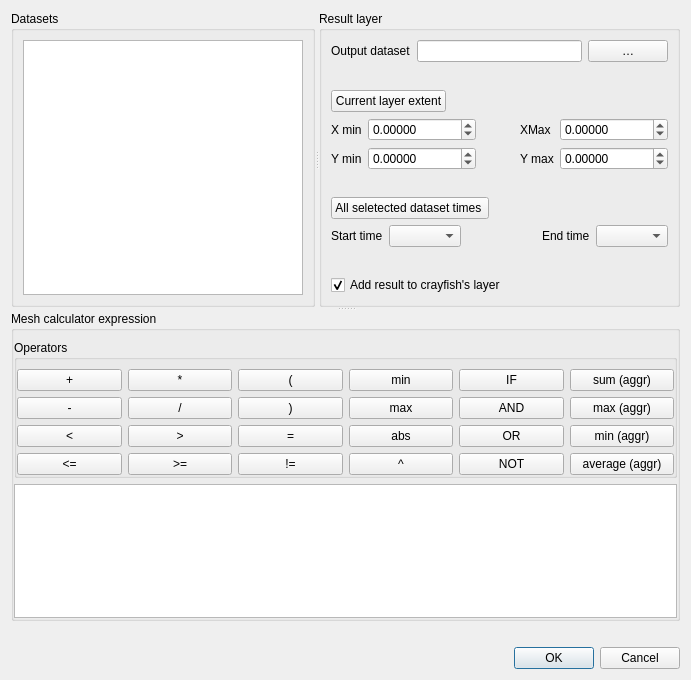
<?xml version="1.0" encoding="UTF-8"?>
<ui version="4.0">
 <class>MeshCalcDialogBase</class>
 <widget class="QDialog" name="MeshCalcDialogBase">
  <property name="geometry">
   <rect>
    <x>0</x>
    <y>0</y>
    <width>691</width>
    <height>680</height>
   </rect>
  </property>
  <property name="windowTitle">
   <string>Mesh calculator</string>
  </property>
  <layout class="QVBoxLayout" name="verticalLayout_3">
   <item>
    <widget class="QSplitter" name="splitter_2">
     <property name="orientation">
      <enum>Qt::Vertical</enum>
     </property>
     <widget class="QSplitter" name="splitter">
      <property name="orientation">
       <enum>Qt::Horizontal</enum>
      </property>
      <widget class="QGroupBox" name="mRasterBandsGroupBox">
       <property name="title">
        <string>Datasets</string>
       </property>
       <layout class="QGridLayout" name="gridLayout_2">
        <item row="0" column="0">
         <widget class="QListWidget" name="mDatasetsListWidget">
          <property name="editTriggers">
           <set>QAbstractItemView::DoubleClicked</set>
          </property>
          <property name="selectionMode">
           <enum>QAbstractItemView::NoSelection</enum>
          </property>
         </widget>
        </item>
       </layout>
      </widget>
      <widget class="QGroupBox" name="mResultGroupBox">
       <property name="title">
        <string>Result layer</string>
       </property>
       <layout class="QGridLayout" name="gridLayout_5">
        <item row="9" column="0">
         <widget class="QCheckBox" name="mAddDatasetToLayerCheckBox">
          <property name="text">
           <string>Add result to crayfish's layer</string>
          </property>
          <property name="checked">
           <bool>true</bool>
          </property>
         </widget>
        </item>
        <item row="5" column="0">
         <layout class="QHBoxLayout" name="horizontalLayout_2">
          <item>
           <widget class="QPushButton" name="mAllTimesButton">
            <property name="text">
             <string>All seletected dataset times </string>
            </property>
           </widget>
          </item>
          <item>
           <spacer name="horizontalSpacer_4">
            <property name="orientation">
             <enum>Qt::Horizontal</enum>
            </property>
            <property name="sizeHint" stdset="0">
             <size>
              <width>40</width>
              <height>20</height>
             </size>
            </property>
           </spacer>
          </item>
         </layout>
        </item>
        <item row="0" column="0">
         <layout class="QHBoxLayout" name="horizontalLayout">
          <item>
           <widget class="QLabel" name="mOutputDatasetLabel">
            <property name="text">
             <string>Output dataset</string>
            </property>
            <property name="buddy">
             <cstring>mOutputDatasetPushButton</cstring>
            </property>
           </widget>
          </item>
          <item>
           <widget class="QLineEdit" name="mOutputDatasetLineEdit"/>
          </item>
          <item>
           <widget class="QPushButton" name="mOutputDatasetPushButton">
            <property name="sizePolicy">
             <sizepolicy hsizetype="Preferred" vsizetype="Fixed">
              <horstretch>0</horstretch>
              <verstretch>0</verstretch>
             </sizepolicy>
            </property>
            <property name="minimumSize">
             <size>
              <width>20</width>
              <height>0</height>
             </size>
            </property>
            <property name="text">
             <string>…</string>
            </property>
           </widget>
          </item>
         </layout>
        </item>
        <item row="3" column="0">
         <layout class="QGridLayout" name="gridLayout_3">
          <item row="2" column="1">
           <widget class="QDoubleSpinBox" name="mYMinSpinBox">
            <property name="decimals">
             <number>5</number>
            </property>
            <property name="minimum">
             <double>-999999999.000000000000000</double>
            </property>
            <property name="maximum">
             <double>999999999.000000000000000</double>
            </property>
           </widget>
          </item>
          <item row="2" column="0">
           <widget class="QLabel" name="mYMinLabel">
            <property name="text">
             <string>Y min</string>
            </property>
           </widget>
          </item>
          <item row="1" column="0">
           <widget class="QLabel" name="mXMinLabel">
            <property name="text">
             <string>X min</string>
            </property>
           </widget>
          </item>
          <item row="1" column="3">
           <widget class="QLabel" name="mXMaxLabel">
            <property name="text">
             <string>XMax</string>
            </property>
           </widget>
          </item>
          <item row="2" column="3">
           <widget class="QLabel" name="mYMaxLabel">
            <property name="text">
             <string>Y max</string>
            </property>
           </widget>
          </item>
          <item row="2" column="4">
           <widget class="QDoubleSpinBox" name="mYMaxSpinBox">
            <property name="decimals">
             <number>5</number>
            </property>
            <property name="minimum">
             <double>-999999999.000000000000000</double>
            </property>
            <property name="maximum">
             <double>999999999.000000000000000</double>
            </property>
           </widget>
          </item>
          <item row="1" column="1">
           <widget class="QDoubleSpinBox" name="mXMinSpinBox">
            <property name="decimals">
             <number>5</number>
            </property>
            <property name="minimum">
             <double>-999999999.000000000000000</double>
            </property>
            <property name="maximum">
             <double>999999999.000000000000000</double>
            </property>
           </widget>
          </item>
          <item row="1" column="4">
           <widget class="QDoubleSpinBox" name="mXMaxSpinBox">
            <property name="decimals">
             <number>5</number>
            </property>
            <property name="minimum">
             <double>-999999999.000000000000000</double>
            </property>
            <property name="maximum">
             <double>999999999.000000000000000</double>
            </property>
           </widget>
          </item>
          <item row="1" column="2">
           <spacer name="horizontalSpacer_2">
            <property name="orientation">
             <enum>Qt::Horizontal</enum>
            </property>
            <property name="sizeHint" stdset="0">
             <size>
              <width>10</width>
              <height>20</height>
             </size>
            </property>
           </spacer>
          </item>
         </layout>
        </item>
        <item row="7" column="0">
         <layout class="QGridLayout" name="gridLayout_4">
          <item row="2" column="4">
           <widget class="QComboBox" name="mEndTimeComboBox"/>
          </item>
          <item row="2" column="3">
           <widget class="QLabel" name="label_2">
            <property name="text">
             <string>End time</string>
            </property>
           </widget>
          </item>
          <item row="2" column="0">
           <widget class="QLabel" name="label">
            <property name="text">
             <string>Start time</string>
            </property>
           </widget>
          </item>
          <item row="2" column="2">
           <spacer name="horizontalSpacer">
            <property name="orientation">
             <enum>Qt::Horizontal</enum>
            </property>
            <property name="sizeHint" stdset="0">
             <size>
              <width>10</width>
              <height>20</height>
             </size>
            </property>
           </spacer>
          </item>
          <item row="2" column="1">
           <widget class="QComboBox" name="mStartTimeComboBox"/>
          </item>
         </layout>
        </item>
        <item row="8" column="0">
         <spacer name="verticalSpacer_2">
          <property name="orientation">
           <enum>Qt::Vertical</enum>
          </property>
          <property name="sizeHint" stdset="0">
           <size>
            <width>20</width>
            <height>40</height>
           </size>
          </property>
         </spacer>
        </item>
        <item row="2" column="0">
         <layout class="QHBoxLayout" name="horizontalLayout_3">
          <item>
           <widget class="QPushButton" name="mCurrentLayerExtentButton">
            <property name="text">
             <string>Current layer extent</string>
            </property>
           </widget>
          </item>
          <item>
           <spacer name="horizontalSpacer_5">
            <property name="orientation">
             <enum>Qt::Horizontal</enum>
            </property>
            <property name="sizeHint" stdset="0">
             <size>
              <width>40</width>
              <height>20</height>
             </size>
            </property>
           </spacer>
          </item>
         </layout>
        </item>
        <item row="1" column="0">
         <spacer name="verticalSpacer_3">
          <property name="orientation">
           <enum>Qt::Vertical</enum>
          </property>
          <property name="sizeHint" stdset="0">
           <size>
            <width>20</width>
            <height>40</height>
           </size>
          </property>
         </spacer>
        </item>
        <item row="4" column="0">
         <spacer name="verticalSpacer">
          <property name="orientation">
           <enum>Qt::Vertical</enum>
          </property>
          <property name="sizeHint" stdset="0">
           <size>
            <width>20</width>
            <height>40</height>
           </size>
          </property>
         </spacer>
        </item>
       </layout>
       <zorder>mAddDatasetToLayerCheckBox</zorder>
       <zorder>verticalSpacer_3</zorder>
       <zorder>verticalSpacer</zorder>
      </widget>
     </widget>
     <widget class="QWidget" name="verticalLayoutWidget">
      <layout class="QVBoxLayout" name="verticalLayout">
       <item>
        <widget class="QGroupBox" name="groupBox">
         <property name="title">
          <string>Mesh calculator expression</string>
         </property>
         <layout class="QVBoxLayout" name="verticalLayout_2">
          <property name="leftMargin">
           <number>0</number>
          </property>
          <property name="rightMargin">
           <number>0</number>
          </property>
          <property name="bottomMargin">
           <number>0</number>
          </property>
          <item>
           <widget class="QgsCollapsibleGroupBox" name="mOperatorsGroupBox">
            <property name="title">
             <string>Operators</string>
            </property>
            <layout class="QGridLayout" name="gridLayout">
             <property name="leftMargin">
              <number>0</number>
             </property>
             <property name="rightMargin">
              <number>0</number>
             </property>
             <property name="bottomMargin">
              <number>0</number>
             </property>
             <item row="3" column="0">
              <widget class="QPushButton" name="mLesserEqualButton">
               <property name="text">
                <string>&lt;=</string>
               </property>
              </widget>
             </item>
             <item row="1" column="0">
              <widget class="QPushButton" name="mMinusPushButton">
               <property name="text">
                <string>-</string>
               </property>
              </widget>
             </item>
             <item row="1" column="1">
              <widget class="QPushButton" name="mDividePushButton">
               <property name="text">
                <string>/</string>
               </property>
              </widget>
             </item>
             <item row="0" column="1">
              <widget class="QPushButton" name="mMultiplyPushButton">
               <property name="text">
                <string>*</string>
               </property>
              </widget>
             </item>
             <item row="0" column="0">
              <widget class="QPushButton" name="mPlusPushButton">
               <property name="text">
                <string>+</string>
               </property>
              </widget>
             </item>
             <item row="1" column="5">
              <widget class="QPushButton" name="mMaxButton">
               <property name="text">
                <string>max</string>
               </property>
              </widget>
             </item>
             <item row="2" column="4">
              <widget class="QPushButton" name="mEqualButton">
               <property name="text">
                <string>=</string>
               </property>
              </widget>
             </item>
             <item row="2" column="1">
              <widget class="QPushButton" name="mGreaterButton">
               <property name="text">
                <string>&gt;</string>
               </property>
              </widget>
             </item>
             <item row="2" column="0">
              <widget class="QPushButton" name="mLessButton">
               <property name="text">
                <string>&lt;</string>
               </property>
              </widget>
             </item>
             <item row="2" column="5">
              <widget class="QPushButton" name="mAbsButton">
               <property name="text">
                <string>abs</string>
               </property>
              </widget>
             </item>
             <item row="3" column="4">
              <widget class="QPushButton" name="mNotEqualButton">
               <property name="text">
                <string>!=</string>
               </property>
              </widget>
             </item>
             <item row="0" column="5">
              <widget class="QPushButton" name="mMinButton">
               <property name="text">
                <string>min</string>
               </property>
              </widget>
             </item>
             <item row="3" column="1">
              <widget class="QPushButton" name="mGreaterEqualButton">
               <property name="text">
                <string>&gt;=</string>
               </property>
              </widget>
             </item>
             <item row="0" column="4">
              <widget class="QPushButton" name="mOpenBracketPushButton">
               <property name="text">
                <string>(</string>
               </property>
              </widget>
             </item>
             <item row="1" column="4">
              <widget class="QPushButton" name="mCloseBracketPushButton">
               <property name="text">
                <string>)</string>
               </property>
              </widget>
             </item>
             <item row="0" column="6">
              <widget class="QPushButton" name="mIfButton">
               <property name="text">
                <string>IF</string>
               </property>
              </widget>
             </item>
             <item row="1" column="6">
              <widget class="QPushButton" name="mAndButton">
               <property name="text">
                <string>AND</string>
               </property>
              </widget>
             </item>
             <item row="2" column="6">
              <widget class="QPushButton" name="mOrButton">
               <property name="text">
                <string>OR</string>
               </property>
              </widget>
             </item>
             <item row="3" column="6">
              <widget class="QPushButton" name="mNotButton">
               <property name="text">
                <string>NOT</string>
               </property>
              </widget>
             </item>
             <item row="3" column="5">
              <widget class="QPushButton" name="mPowButton">
               <property name="text">
                <string>^</string>
               </property>
              </widget>
             </item>
             <item row="0" column="13">
              <widget class="QPushButton" name="mSumAggrButton">
               <property name="text">
                <string>sum (aggr)</string>
               </property>
              </widget>
             </item>
             <item row="1" column="13">
              <widget class="QPushButton" name="mMaxAggrButton">
               <property name="text">
                <string>max (aggr)</string>
               </property>
              </widget>
             </item>
             <item row="2" column="13">
              <widget class="QPushButton" name="mMinAggrButton">
               <property name="text">
                <string>min (aggr)</string>
               </property>
              </widget>
             </item>
             <item row="3" column="13">
              <widget class="QPushButton" name="mAverageAggrButton">
               <property name="text">
                <string>average (aggr)</string>
               </property>
              </widget>
             </item>
            </layout>
           </widget>
          </item>
          <item>
           <widget class="QTextEdit" name="mExpressionTextEdit"/>
          </item>
         </layout>
        </widget>
       </item>
      </layout>
     </widget>
    </widget>
   </item>
   <item>
    <widget class="QLabel" name="mExpressionValidLabel">
     <property name="text">
      <string/>
     </property>
    </widget>
   </item>
   <item>
    <widget class="QDialogButtonBox" name="mButtonBox">
     <property name="orientation">
      <enum>Qt::Horizontal</enum>
     </property>
     <property name="standardButtons">
      <set>QDialogButtonBox::Cancel|QDialogButtonBox::Ok</set>
     </property>
    </widget>
   </item>
  </layout>
  <zorder>mButtonBox</zorder>
  <zorder>mExpressionValidLabel</zorder>
  <zorder>splitter_2</zorder>
 </widget>
 <customwidgets>
  <customwidget>
   <class>QgsCollapsibleGroupBox</class>
   <extends>QGroupBox</extends>
   <header>qgis.gui</header>
   <container>1</container>
  </customwidget>
 </customwidgets>
 <tabstops>
  <tabstop>mDatasetsListWidget</tabstop>
  <tabstop>mOutputDatasetLineEdit</tabstop>
  <tabstop>mOutputDatasetPushButton</tabstop>
  <tabstop>mCurrentLayerExtentButton</tabstop>
  <tabstop>mXMinSpinBox</tabstop>
  <tabstop>mXMaxSpinBox</tabstop>
  <tabstop>mYMinSpinBox</tabstop>
  <tabstop>mYMaxSpinBox</tabstop>
  <tabstop>mAddDatasetToLayerCheckBox</tabstop>
  <tabstop>mPlusPushButton</tabstop>
  <tabstop>mMultiplyPushButton</tabstop>
  <tabstop>mMinusPushButton</tabstop>
  <tabstop>mDividePushButton</tabstop>
  <tabstop>mExpressionTextEdit</tabstop>
 </tabstops>
 <resources/>
 <connections>
  <connection>
   <sender>mButtonBox</sender>
   <signal>accepted()</signal>
   <receiver>MeshCalcDialogBase</receiver>
   <slot>accept()</slot>
   <hints>
    <hint type="sourcelabel">
     <x>248</x>
     <y>254</y>
    </hint>
    <hint type="destinationlabel">
     <x>157</x>
     <y>274</y>
    </hint>
   </hints>
  </connection>
  <connection>
   <sender>mButtonBox</sender>
   <signal>rejected()</signal>
   <receiver>MeshCalcDialogBase</receiver>
   <slot>reject()</slot>
   <hints>
    <hint type="sourcelabel">
     <x>316</x>
     <y>260</y>
    </hint>
    <hint type="destinationlabel">
     <x>286</x>
     <y>274</y>
    </hint>
   </hints>
  </connection>
 </connections>
</ui>
